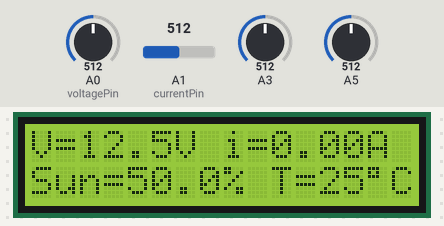
Simulated run of this sketch. Board: Arduino Uno, built with avr-gcc and run on an emulated ATmega328P. Parts: 16×2 character LCD. The inputs (shaded band) are chosen by the test bench; at power-on: A0 (voltagePin) = 512, A1 (currentPin) = 512, A3 = 512, A5 = 512. What the sketch prints to the serial monitor is not drawn.

Above: at 1.2 s.
1.3 s: A0 (voltagePin) set to 716
At 2.4 s:
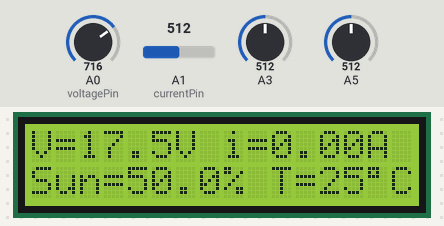
2.9 s: A1 (currentPin) set to 386
At 3.6 s:
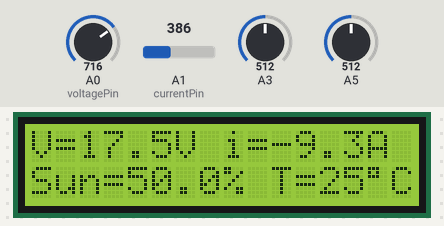
4.4 s: A1 (currentPin) set to 366
At 5.5 s:
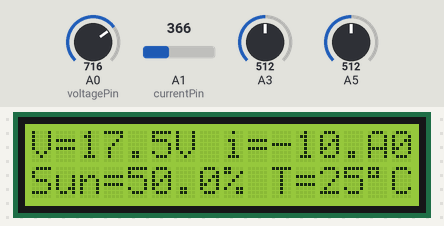
5.9 s: A3 set to 716
At 6.9 s:
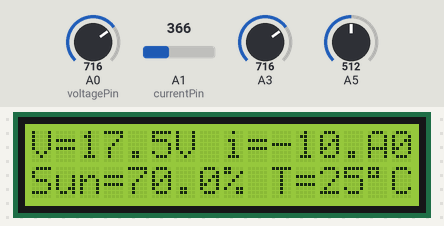
7.5 s: A5 set to 213
At 8.2 s:
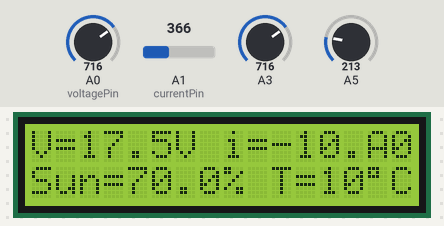
9.0 s: A5 set to 192
At 10.2 s:
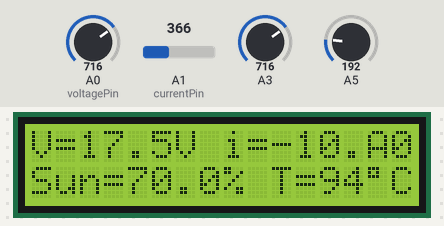
Timing chart, 0 to 11.5 s (numbered marks = the images above; inputs shaded):
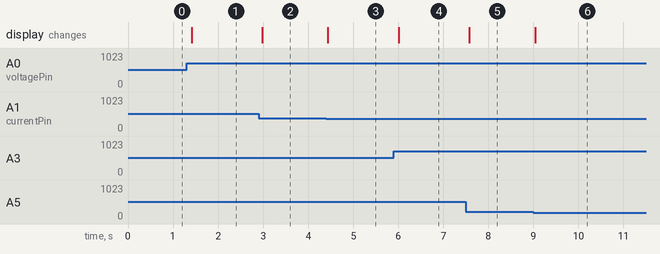

The sketch:

Solar_panel_monitoring.ino
```cpp
#include <LiquidCrystal.h>

LiquidCrystal lcd(12, 11, 5, 4, 3, 2);
// Medição de Corrente
const int currentPin = A1;
int sensitivity = 66;
int adcValue= 0;
int offsetVoltage = 2500;
double adcVoltage = 0;
double currentValue = 0;

//Medição de Tensão Gerada

int voltagePin= A0;
float referenceVoltage = 6393.75;

float Rf= 1023/((30)/(30+7.5));
float Voltage_divide_value=0;
int Voltage_divide_input=0;
float finalVoltage=0;


// Temperatura e Luminosidade

float Vlight = 0.0;
int Temp = 0;

void setup() {
  Serial.begin(9600);
  lcd.begin(16, 2);

}
void loop(){

   lcd.clear();
   lcd.setCursor(0, 0);


  // Leitura da tensão
  Voltage_divide_input= analogRead(voltagePin);
   Voltage_divide_value = Voltage_divide_input * (5.0 / 1023.0);
  finalVoltage = (Voltage_divide_value*referenceVoltage)/Rf;
  Serial.print("Voltage = ");
  Serial.println(finalVoltage,1);
  lcd.print("V= ");
  lcd.setCursor(2, 0);
  lcd.print(finalVoltage,1);
  lcd.setCursor(6, 0);
  lcd.print("V");


  // Leitura da Corrente
  adcValue = analogRead(currentPin);
  adcVoltage = (adcValue / 1024.0) * 5000;
  currentValue = ((adcVoltage - offsetVoltage) / sensitivity);
  Serial.print("Current = ");
  Serial.println(currentValue,3);

  lcd.setCursor(8, 0);
  lcd.print("i= ");
lcd.setCursor(10, 0);
lcd.print(currentValue,2);
lcd.setCursor(14, 0);
lcd.print("A");

  // Leitura da Luminosidade
  Vlight = analogRead(A3);
  Serial.print("Light = ");
  Serial.println(Vlight*100/1023);

lcd.setCursor(0, 1);
lcd.print("Sun= ");
lcd.setCursor(4, 1);
lcd.print(Vlight*100/1023,1);
lcd.setCursor(8, 1);
lcd.print("%");


  //Leitura da Temperatura
  Temp = analogRead(A5);
  float TempCel = (Temp/1024.0)*500;
  Serial.print("Temp = ");
  Serial.println(TempCel);

lcd.setCursor(10, 1);
lcd.print("T=");
lcd.setCursor(12, 1);
lcd.print(TempCel,0);
lcd.setCursor(14, 1);
lcd.write(B11011111);
lcd.setCursor(15, 1);
lcd.print("C");


    delay(100);
}
```

Measured:
- after the input at 1.3 s, the display: changes after 0.12 s (image 1)
- after the input at 2.9 s, the display: changes after 0.08 s (image 2)
- after the input at 4.4 s, the display: changes at once (image 3)
- after the input at 5.9 s, the display: changes after 0.11 s (image 4)
- after the input at 7.5 s, the display: changes after 0.08 s (image 5)
- after the input at 9.0 s, the display: changes at once (image 6)
